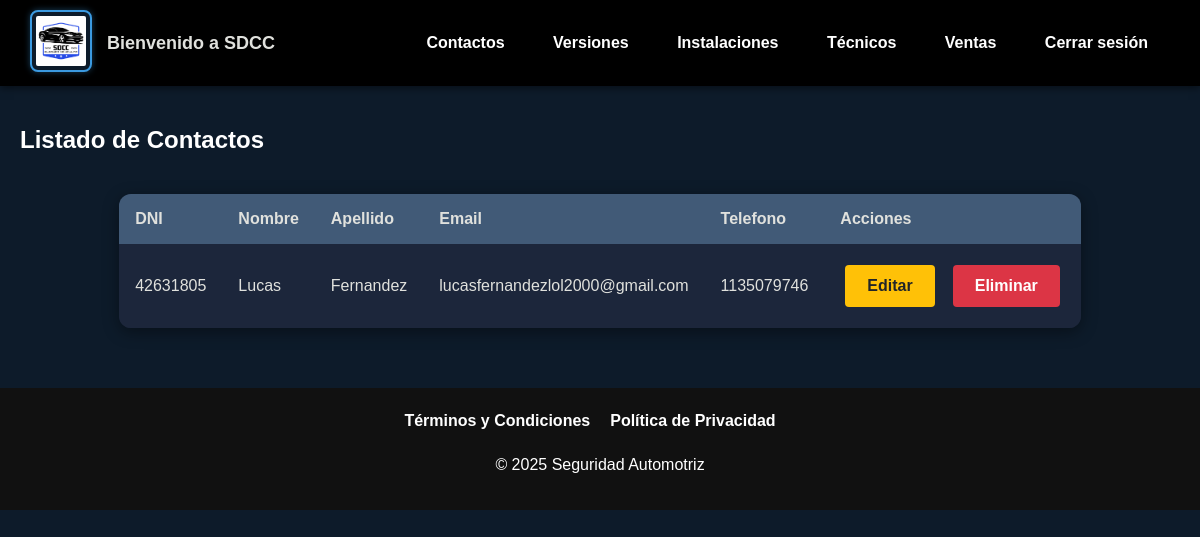
Page /contactos/ (signed in) on the earlier database version.
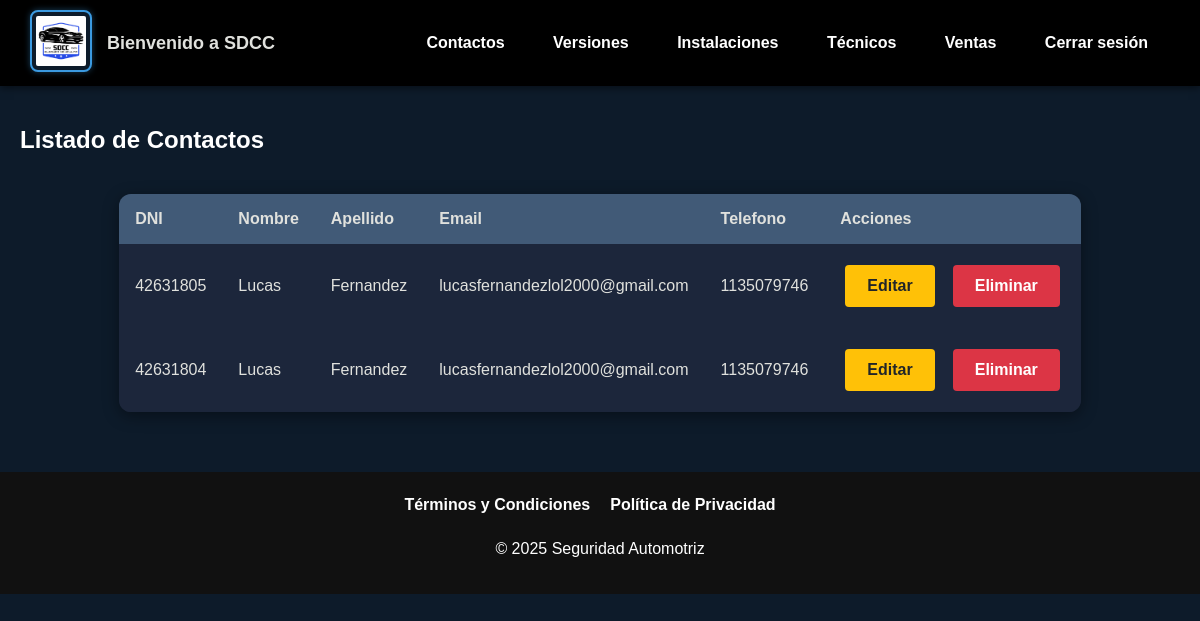
Same page on the later database version.
### App/models.py (models this page shows, shortened)
class Contacto(models.Model):
    dni = models.IntegerField(unique=True)
    nombre = models.CharField(max_length=25)
    apellido = models.CharField(max_length=25)
    email = models.EmailField(max_length=40, unique=True)
    telefono = models.CharField(max_length=10, unique=True)

### App/views.py (the view)
# urls.py: path('contactos/', contacto_list, name='contacto_list'),
@solo_superusuario
def contacto_list(request):
    contactos = Contacto.objects.all()
    return render(request, 'App/contacto_list.html', {'contactos': contactos})

### App/views.py (called while the page is built)
def solo_superusuario(view_func):
    return user_passes_test(lambda u: u.is_superuser)(view_func)

### App/Templates/App/contacto_list.html (shortened to what this page needs)
{% extends 'App/base.html' %}
{% block content %}
<section class="seccion">
<h2>Listado de Contactos</h2>
<table class="tabla-contactos">
    <thead>
        <tr>
            <th>DNI</th>
            <th>Nombre</th>
            <th>Apellido</th>
            <th>Email</th>
            <th>Telefono</th>
            <th>Acciones</th>
        </tr>
    </thead>
    <tbody>
        {% for contacto in contactos %}
        <tr>
        <td>{{ contacto.dni }}</td>
        <td>{{ contacto.nombre }}</td>
        <td>{{ contacto.apellido }}</td>
        <td>{{ contacto.email }}</td>
        <td>{{ contacto.telefono }}</td>
        <td>
            <a href="{% url 'contacto_update' contacto.id %}" class="btn-actualizar">Editar</a>
            <a href="{% url 'contacto_delete' contacto.id %}" class="btn-eliminar">Eliminar</a>
        </td>
        </tr>
        {% empty %}
        <tr>
            <td colspan="6" style="padding-left: 10px; text-align: left;">No hay contactos cargados.</td>
        </tr>
        {% endfor %}
    </tbody>
</table>
{% endblock %}

Differences in the rows shown:
added Contacto: dni "42631804", nombre "Lucas", apellido "Fernandez", email "lucasfernandezlol2000@gmail.com", telefono "1135079746"
